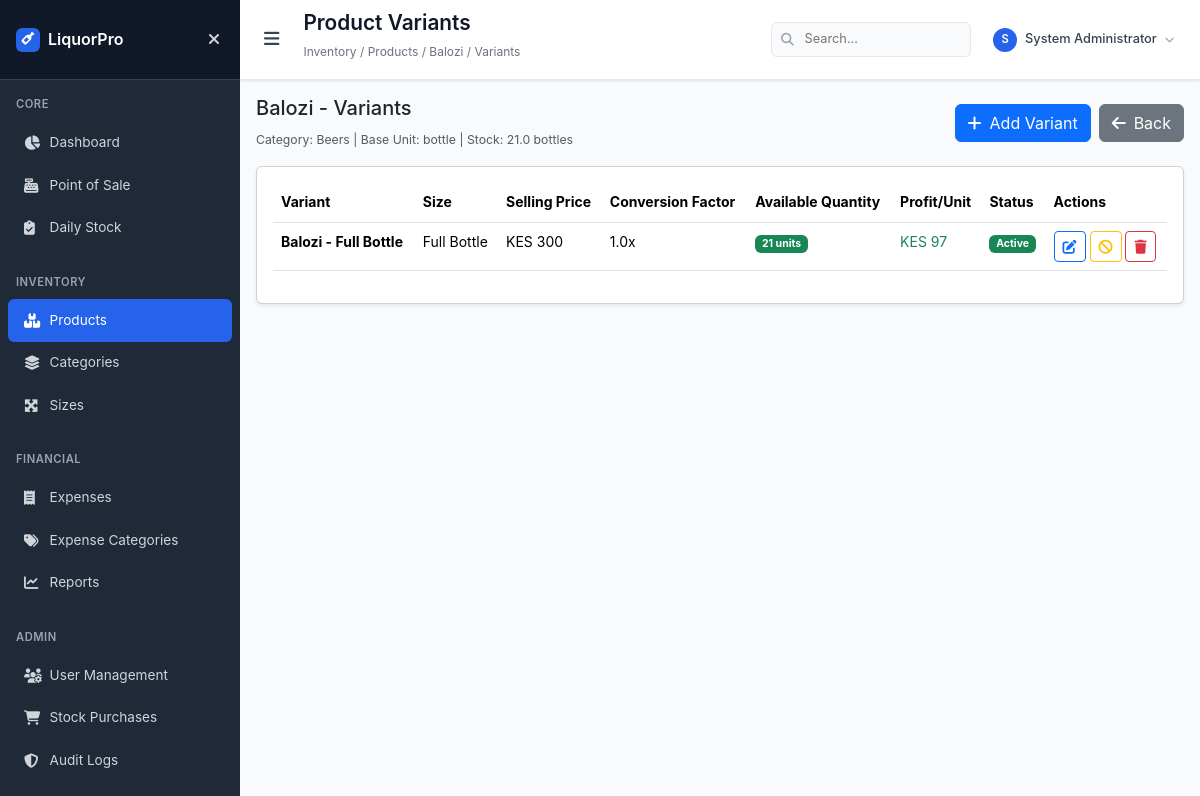
Before: /product_variants/14 (signed in) with the older database file.
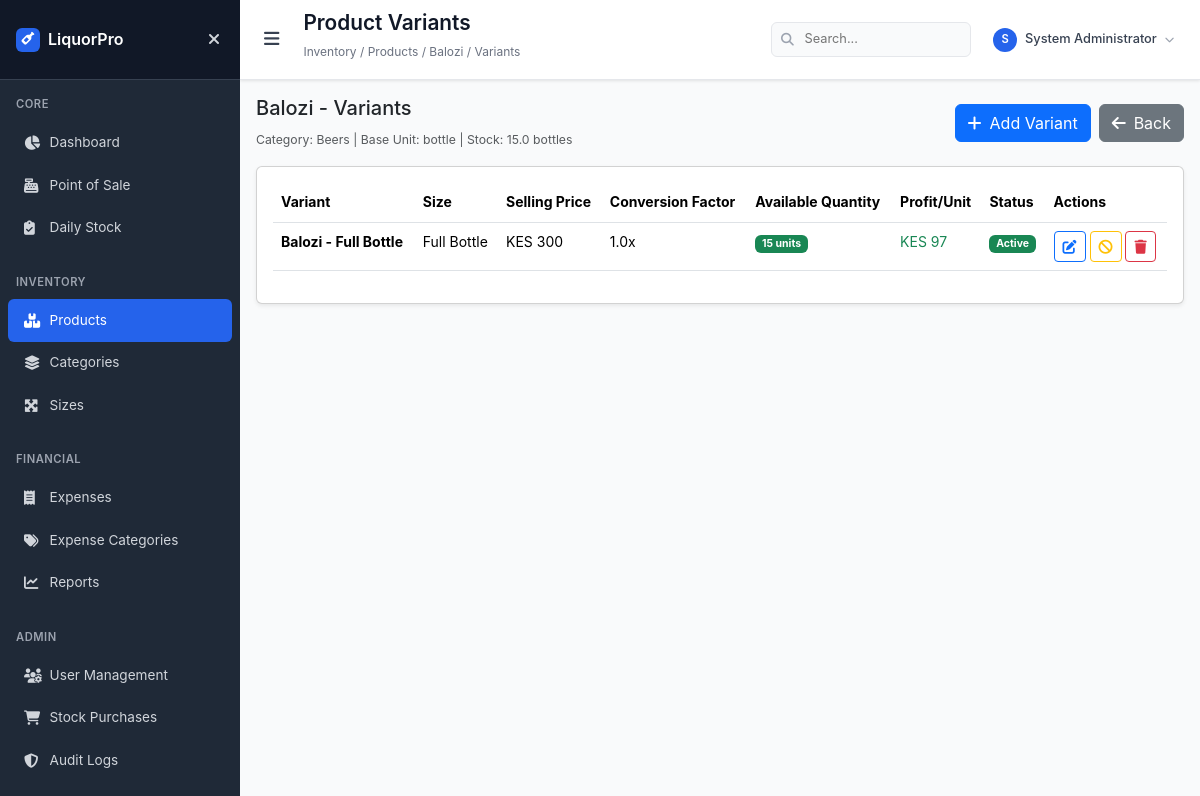
After: the same page with the newer database file.
### models.py (models this page shows, shortened)
class Product(db.Model):
    id = db.Column(db.Integer, primary_key=True)
    name = db.Column(db.String(100), nullable=False, unique=True, index=True)
    category_id = db.Column(db.Integer, db.ForeignKey('category.id'), nullable=False, index=True)
    base_unit = db.Column(db.String(20), nullable=False, default='bottle')  # What you actually stock
    base_buying_price = db.Column(db.Float, nullable=False)  # Cost per base unit
    current_stock = db.Column(db.Float, nullable=False, default=0, index=True)  # Stock in base units
    min_stock_level = db.Column(db.Float, nullable=False, default=5)  # Minimum base units
    last_stock_update = db.Column(db.DateTime, default=datetime.utcnow)
    created_at = db.Column(db.DateTime, default=datetime.utcnow)
    created_by = db.Column(db.Integer, db.ForeignKey('user.id'), nullable=True)
    category = db.relationship('Category', backref=db.backref('products', lazy=True))
    creator = db.relationship('User', backref=db.backref('created_products', lazy=True))
    def get_available_stock(self):
        return max(0, self.current_stock or 0)

class ProductVariant(db.Model):
    id = db.Column(db.Integer, primary_key=True)
    product_id = db.Column(db.Integer, db.ForeignKey('product.id'), nullable=False, index=True)
    size_id = db.Column(db.Integer, db.ForeignKey('size.id'), nullable=False, index=True)
    selling_price = db.Column(db.Float, nullable=False)  # Price for this variant
    conversion_factor = db.Column(db.Float, nullable=False, default=1.0)  # How many base units this represents
    is_active = db.Column(db.Boolean, default=True, index=True)
    created_at = db.Column(db.DateTime, default=datetime.utcnow)
    created_by = db.Column(db.Integer, db.ForeignKey('user.id'), nullable=True)
    product = db.relationship('Product', backref=db.backref('variants', lazy=True))
    size = db.relationship('Size', backref=db.backref('product_variants', lazy=True))
    creator = db.relationship('User', backref=db.backref('created_variants', lazy=True))
    __table_args__ = (
        db.UniqueConstraint('product_id', 'size_id', name='unique_product_size'),
        db.Index('idx_variant_product_size', 'product_id', 'size_id'),
    )
    def get_display_name(self):
        return f"{self.product.name} - {self.size.name}"
    def get_available_stock_in_variant_units(self):
        if self.conversion_factor <= 0:
            return 0
        return int(self.product.get_available_stock() / self.conversion_factor)
    def get_profit_per_unit(self):
        cost_per_variant = self.product.base_buying_price * self.conversion_factor
        return self.selling_price - cost_per_variant

class Size(db.Model):
    id = db.Column(db.Integer, primary_key=True)
    name = db.Column(db.String(20), unique=True, nullable=False, index=True)
    description = db.Column(db.String(100), nullable=True)
    sort_order = db.Column(db.Integer, default=0, index=True)
    is_active = db.Column(db.Boolean, default=True, index=True)
    created_at = db.Column(db.DateTime, default=datetime.utcnow)
    created_by = db.Column(db.Integer, db.ForeignKey('user.id'), nullable=True)
    creator = db.relationship('User', backref=db.backref('created_sizes', lazy=True))

### app.py (the view)
@app.route('/product_variants/<int:product_id>')
@login_required
def product_variants(product_id):
    product = db.session.get(Product, product_id)
    if not product:
        flash('Product not found!', 'error')
        return redirect(url_for('products'))
    variants = db.session.query(ProductVariant, Size).join(Size).filter(
        ProductVariant.product_id == product_id
    ).order_by(Size.sort_order).all()
    return render_template('products/product_variants.html', product=product, variants=variants)

### app.py (called while the page is built)
def get_current_user():
    if 'user_id' in session:
        return db.session.get(User, session['user_id'])
    return None

def login_required(f):
    @wraps(f)
    def decorated_function(*args, **kwargs):
        if 'user_id' not in session:
            flash('Please log in to access this page.', 'warning')
            return redirect(url_for('login'))
        return f(*args, **kwargs)
    return decorated_function

@app.template_global()
def format_currency(amount):
    if amount is None:
        return "KES 0"
    try:
        return "KES {:,.0f}".format(float(amount))
    except (ValueError, TypeError):
        return "KES 0"

@app.context_processor
def inject_user():
    return dict(current_user=get_current_user())

### templates/products/product_variants.html (shortened to what the changed rows need)
{% extends "base.html" %}
{% block page_title %}Product Variants{% endblock %}
{% block breadcrumb %}Inventory / Products / {{ product.name }} / Variants{% endblock %}
{% block content %}
<div class="row mb-3">
    <div class="col-12">
        <div class="d-flex justify-content-between align-items-center">
            <div>
                <h5>{{ product.name }} - Variants</h5>
                <small class="text-muted">
                    Category: {{ product.category.name }} |
                    Base Unit: {{ product.base_unit }} |
                    Stock: {{ product.current_stock }} {{ product.base_unit }}s
                </small>
            </div>
        </div>
    </div>
</div>
<div class="card shadow-sm">
    <div class="card-body">
        <div class="table-responsive">
            <table class="table table-hover">
                <thead>
                    <tr>
                        <th>Variant</th>
                        <th>Size</th>
                        <th>Selling Price</th>
                        <th>Conversion Factor</th>
                        <th>Available Quantity</th>
                        <th>Profit/Unit</th>
                        <th>Status</th>
                        <th>Actions</th>
                    </tr>
                </thead>
                <tbody>
                    {% for variant, size in variants %}
                    <tr>
                        <td><strong>{{ variant.get_display_name() }}</strong></td>
                        <td>{{ size.name }}</td>
                        <td>{{ format_currency(variant.selling_price) }}</td>
                        <td>{{ variant.conversion_factor }}x</td>
                        <td>
                            <span class="badge bg-{{ 'success' if variant.get_available_stock_in_variant_units() > 0 else 'danger' }}">
                                {{ variant.get_available_stock_in_variant_units() }} units
                            </span>
                        </td>
                        <td class="text-success">{{ format_currency(variant.get_profit_per_unit()) }}</td>
                        <td>
                            {% if variant.is_active %}
                            <span class="badge bg-success">Active</span>
                            {% else %}
                            <span class="badge bg-secondary">Inactive</span>
                            {% endif %}
                        </td>
                        <td>
                            {% if current_user.role in ['admin', 'manager'] %}
                            <a href="{{ url_for('edit_variant', variant_id=variant.id) }}" class="btn btn-sm btn-outline-primary" title="Edit">
                                <i class="fas fa-edit"></i>
                            </a>
                            <form method="POST" action="{{ url_for('toggle_variant_status', variant_id=variant.id) }}" style="display: inline;">
                                {% if variant.is_active %}
                                <button type="submit" class="btn btn-sm btn-outline-warning" title="Deactivate" onclick="return confirm('Deactivate this variant?')">
                                    <i class="fas fa-ban"></i>
                                </button>
                                {% else %}
                                <button type="submit" class="btn btn-sm btn-outline-success" title="Activate" onclick="return confirm('Activate this variant?')">
                                    <i class="fas fa-check"></i>
                                </button>
                                {% endif %}
                            </form>
                            <form method="POST" action="{{ url_for('delete_variant', variant_id=variant.id) }}" style="display: inline;">
                                <button type="submit" class="btn btn-sm btn-outline-danger" title="Delete" onclick="return confirm('Delete this variant? This action cannot be undone!')">
                                    <i class="fas fa-trash"></i>
                                </button>
                            </form>
                            {% endif %}
                        </td>
                    </tr>
                    {% endfor %}
                </tbody>
            </table>
        </div>
    </div>
</div>
{% endblock %}

Changed rows visible on the page:
changed Product "Balozi": current_stock "21.0" → "15.0"
changed ProductVariant "KES 300": get_available_stock_in_variant_units "21" → "15"
